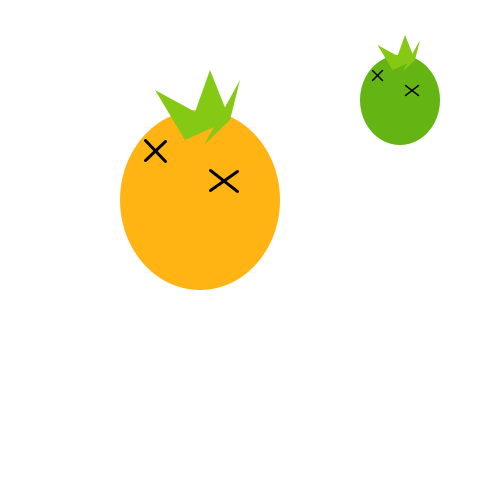
Frame 1 (no input)
Frame 60 (the mouse pressed at the canvas centre just before this capture): identical to frame 1, image omitted
Frame 120 (the mouse held since frame 60 and released just before this capture): identical to frame 1, image omitted

The Processing sketch that drew this single still picture (run headless with seeded random() and noise(); from frame 60 on, the mouse is pressed at the canvas centre):

// Processing sketch: processing_15972
// ── processing_15972.pde

void setup(){
size(500,500);
}

void draw(){
  
  
background(255);

  myOOOO(0,0,1,255);
  myOOOO(300,0, 0.5,100);
}
void myOOOO(int x, int y, float s,int c) {
  translate(x,y);
  scale(s);
fill(c,180,20);
noStroke();
ellipse(200,200,160,180);

fill(134,201,20);
triangle(185,140,210,70,230,120);
triangle(185,140,155,90,210,120);
triangle(204,145,240,80,230,120);

stroke(2);
strokeWeight(3);
strokeCap(ROUND);
line(145,160,165,141);
line(210,190,237,171);
line(145,140,165,161);
line(210,170,237,191);
}
